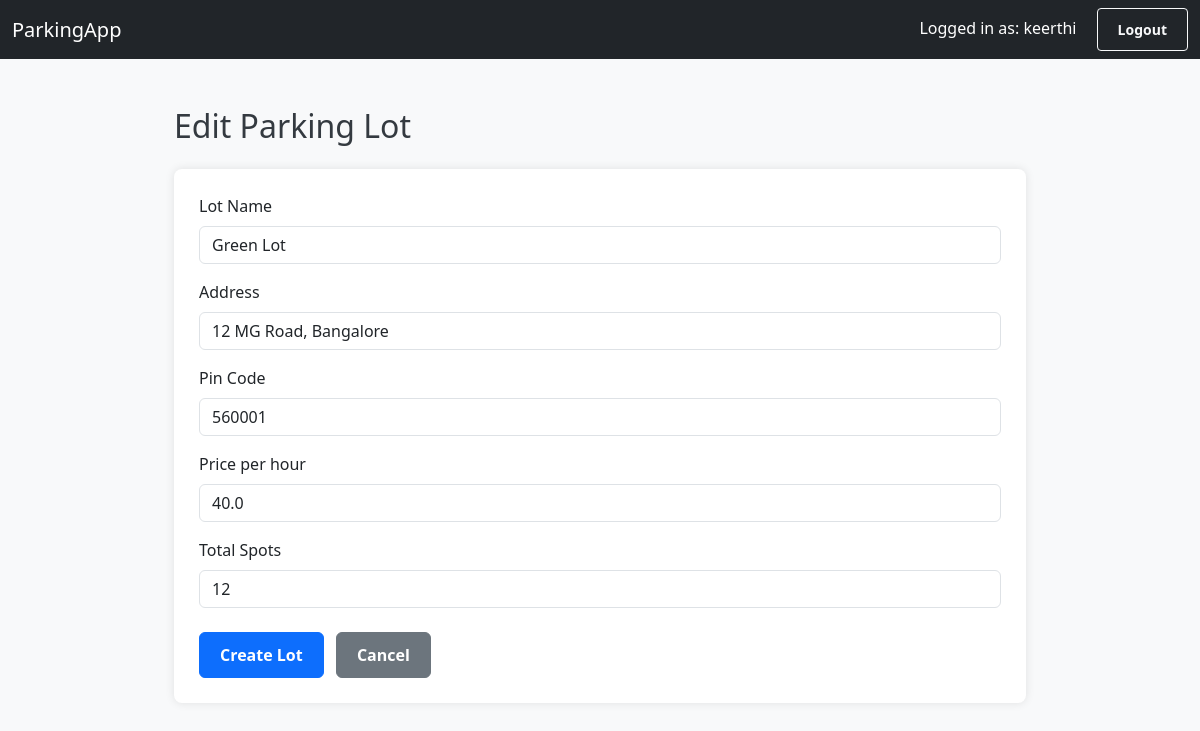
The app's page /admin/lot/edit/1 (signed in) with its own data.
### models.py (models this page shows)
class User(db.Model, UserMixin):
    id = db.Column(db.Integer, primary_key=True)
    username = db.Column(db.String(80), unique=True)
    password = db.Column(db.String(120))
    role = db.Column(db.String(10))  # 'admin' or 'user'
    reservations = db.relationship('Reservation', backref='user', lazy=True)

class ParkingLot(db.Model):
    id = db.Column(db.Integer, primary_key=True)
    name = db.Column(db.String(100))
    address = db.Column(db.String(200))
    pin = db.Column(db.String(10))
    price = db.Column(db.Float)
    max_spots = db.Column(db.Integer)
    spots = db.relationship('ParkingSpot', backref='lot', lazy=True)

### app.py (the view, shortened to what this page needs)
@app.route('/admin/lot/edit/<int:lot_id>', methods=['GET', 'POST'])
@login_required
def edit_lot(lot_id):
    lot = ParkingLot.query.get_or_404(lot_id)
    form = LotForm(obj=lot)
    return render_template('edit_lot.html', form=form, lot=lot)

### forms.py
class LotForm(FlaskForm):
    name = StringField('Lot Name', validators=[DataRequired()])
    address = StringField('Address', validators=[DataRequired()])
    pin = StringField('Pin Code', validators=[DataRequired()])
    price = FloatField('Price per hour', validators=[DataRequired()])
    max_spots = IntegerField('Total Spots', validators=[DataRequired()])
    submit = SubmitField('Create Lot')

### app.py (called while the page is built)
@login_manager.user_loader
def load_user(user_id):
    return User.query.get(int(user_id))

### templates/edit_lot.html (shortened to what this page needs)
{% extends "layout.html" %}
{% block content %}
<div class="container mt-5">
  <h2 class="mb-4">Edit Parking Lot</h2>
  <form method="POST">
    <div class="mb-3">
      {{ form.name.label(class="form-label") }}
      {{ form.name(class="form-control") }}
    </div>
    <div class="mb-3">
      {{ form.address.label(class="form-label") }}
      {{ form.address(class="form-control") }}
    </div>
    <div class="mb-3">
      {{ form.pin.label(class="form-label") }}
      {{ form.pin(class="form-control") }}
    </div>
    <div class="mb-3">
      {{ form.price.label(class="form-label") }}
      {{ form.price(class="form-control") }}
    </div>
    <div class="mb-3">
      {{ form.max_spots.label(class="form-label") }}
      {{ form.max_spots(class="form-control") }}
    </div>
    <div class="mt-4">
      {{ form.submit(class="btn btn-primary") }}
      <a href="{{ url_for('admin_dashboard') }}" class="btn btn-secondary ms-2">Cancel</a>
    </div>
  </form>
</div>
{% endblock %}

### templates/layout.html (shortened to what this page needs)
<!DOCTYPE html>
<html lang="en">
<head>
    <link href="https://cdn.jsdelivr.net/npm/bootstrap@5.3.0/dist/css/bootstrap.min.css" rel="stylesheet">
    <link rel="stylesheet" href="{{ url_for('static', filename='style.css') }}">
</head>
<body>
    <nav class="navbar navbar-expand-lg navbar-dark bg-dark mb-4">
        <div class="container-fluid">
            <a class="navbar-brand" href="{{ url_for('home') }}">ParkingApp</a>
            <div>
                {% if current_user.is_authenticated %}
                    <span class="text-white me-3">Logged in as: {{ current_user.username }}</span>
                    <a href="{{ url_for('logout') }}" class="btn btn-outline-light btn-sm">Logout</a>
                {% else %}
                    <a href="{{ url_for('login') }}" class="btn btn-outline-light btn-sm">Login</a>
                    <a href="{{ url_for('register') }}" class="btn btn-outline-light btn-sm ms-2">Register</a>
                {% endif %}
            </div>
        </div>
    </nav>
    <div class="container">
        {% block content %}{% endblock %}
    </div>
</body>
</html>

### static/style.css (style rules this page uses)
body { background-color: #f8f9fa; font-family: 'Segoe UI', Tahoma, Geneva, Verdana, sans-serif; margin: 0; padding: 0; }
.container { margin-top: 30px; max-width: 900px; }
h1, h2, h4 { color: #343a40; margin-bottom: 20px; }
form { background: #fff; padding: 25px; border-radius: 8px; box-shadow: 0 0 10px rgba(0, 0, 0, 0.1); }
.btn { padding: 10px 20px; font-weight: bold; }
.navbar { margin-bottom: 0; }

### records on screen
User: username "keerthi"
ParkingLot: name "Green Lot", address "12 MG Road, Bangalore", pin "560001", price "40.0", max_spots "12"
